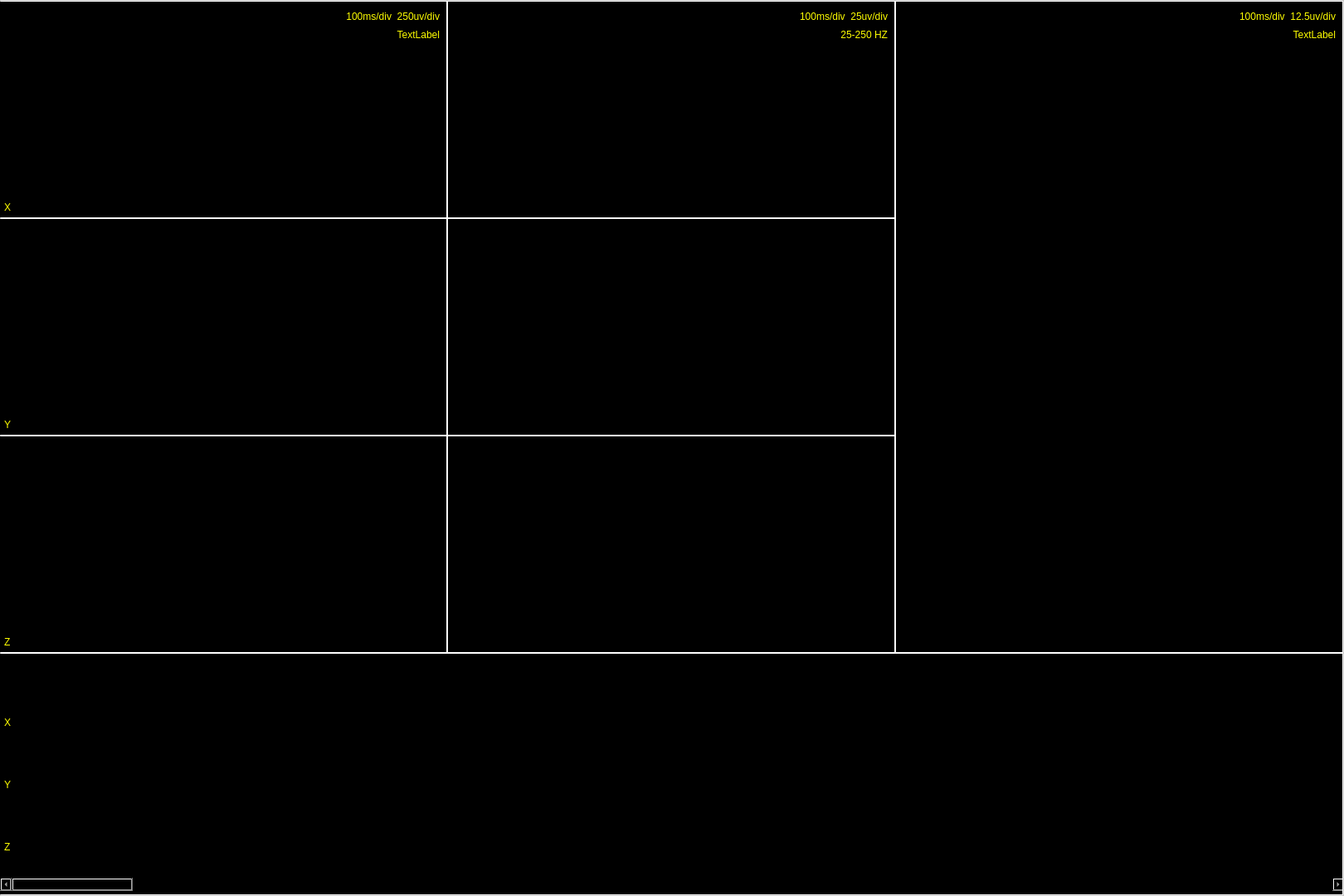
  <widget class="QFrame" name="frame_right">
   <property name="geometry">
    <rect>
     <x>300</x>
     <y>0</y>
     <width>1620</width>
     <height>1080</height>
    </rect>
   </property>
   <property name="styleSheet">
    <string notr="true">background-color: rgb(255, 255, 255);</string>
   </property>
   <property name="frameShape">
    <enum>QFrame::StyledPanel</enum>
   </property>
   <property name="frameShadow">
    <enum>QFrame::Raised</enum>
   </property>
   <widget class="QCustomPlot" name="imgX" native="true">
    <property name="geometry">
     <rect>
      <x>0</x>
      <y>2</y>
      <width>538</width>
      <height>260</height>
     </rect>
    </property>
    <property name="styleSheet">
     <string notr="true">background-color: rgb(0, 0, 0);
color: rgb(255, 255, 255);</string>
    </property>
    <widget class="QLabel" name="lblShow1">
     <property name="geometry">
      <rect>
       <x>409</x>
       <y>30</y>
       <width>121</width>
       <height>20</height>
      </rect>
     </property>
     <property name="styleSheet">
      <string notr="true">color: rgb(255, 255, 0);
background-color: transparent;</string>
     </property>
     <property name="text">
      <string>TextLabel</string>
     </property>
     <property name="alignment">
      <set>Qt::AlignRight|Qt::AlignTrailing|Qt::AlignVCenter</set>
     </property>
    </widget>
    <widget class="QLabel" name="label">
     <property name="geometry">
      <rect>
       <x>5</x>
       <y>240</y>
       <width>16</width>
       <height>16</height>
      </rect>
     </property>
     <property name="styleSheet">
      <string notr="true">color: rgb(255, 255, 0);
background-color: transparent;</string>
     </property>
     <property name="text">
      <string>X</string>
     </property>
    </widget>
    <widget class="QLabel" name="label_2">
     <property name="geometry">
      <rect>
       <x>390</x>
       <y>10</y>
       <width>140</width>
       <height>16</height>
      </rect>
     </property>
     <property name="styleSheet">
      <string notr="true">color: rgb(255, 255, 0);
background-color: transparent;</string>
     </property>
     <property name="text">
      <string>100ms/div  250uv/div</string>
     </property>
     <property name="alignment">
      <set>Qt::AlignRight|Qt::AlignTrailing|Qt::AlignVCenter</set>
     </property>
    </widget>
   </widget>
   <widget class="QCustomPlot" name="imgXF" native="true">
    <property name="geometry">
     <rect>
      <x>540</x>
      <y>2</y>
      <width>538</width>
      <height>260</height>
     </rect>
    </property>
    <property name="styleSheet">
     <string notr="true">background-color: rgb(0, 0, 0);
color: rgb(255, 255, 255);</string>
    </property>
    <widget class="QLabel" name="lblShow2">
     <property name="geometry">
      <rect>
       <x>409</x>
       <y>30</y>
       <width>121</width>
       <height>20</height>
      </rect>
     </property>
     <property name="styleSheet">
      <string notr="true">color: rgb(255, 255, 0);
background-color: transparent;</string>
     </property>
     <property name="text">
      <string>25-250 HZ</string>
     </property>
     <property name="alignment">
      <set>Qt::AlignRight|Qt::AlignTrailing|Qt::AlignVCenter</set>
     </property>
    </widget>
    <widget class="QLabel" name="label_5">
     <property name="geometry">
      <rect>
       <x>390</x>
       <y>10</y>
       <width>140</width>
       <height>16</height>
      </rect>
     </property>
     <property name="styleSheet">
      <string notr="true">color: rgb(255, 255, 0);
background-color: transparent;</string>
     </property>
     <property name="text">
      <string>100ms/div  25uv/div</string>
     </property>
     <property name="alignment">
      <set>Qt::AlignRight|Qt::AlignTrailing|Qt::AlignVCenter</set>
     </property>
    </widget>
   </widget>
   <widget class="QCustomPlot" name="imgSumF" native="true">
    <property name="geometry">
     <rect>
      <x>1080</x>
      <y>2</y>
      <width>538</width>
      <height>784</height>
     </rect>
    </property>
    <property name="styleSheet">
     <string notr="true">background-color: rgb(0, 0, 0);
color: rgb(255, 255, 255);</string>
    </property>
    <widget class="QLabel" name="lblShow3">
     <property name="geometry">
      <rect>
       <x>409</x>
       <y>30</y>
       <width>121</width>
       <height>20</height>
      </rect>
     </property>
     <property name="styleSheet">
      <string notr="true">color: rgb(255, 255, 0);
background-color: transparent;</string>
     </property>
     <property name="text">
      <string>TextLabel</string>
     </property>
     <property name="alignment">
      <set>Qt::AlignRight|Qt::AlignTrailing|Qt::AlignVCenter</set>
     </property>
    </widget>
    <widget class="QLabel" name="label_6">
     <property name="geometry">
      <rect>
       <x>390</x>
       <y>10</y>
       <width>140</width>
       <height>16</height>
      </rect>
     </property>
     <property name="styleSheet">
      <string notr="true">color: rgb(255, 255, 0);
background-color: transparent;</string>
     </property>
     <property name="text">
      <string>100ms/div  12.5uv/div</string>
     </property>
     <property name="alignment">
      <set>Qt::AlignRight|Qt::AlignTrailing|Qt::AlignVCenter</set>
     </property>
    </widget>
   </widget>
   <widget class="QCustomPlot" name="pbShow" native="true">
    <property name="geometry">
     <rect>
      <x>0</x>
      <y>788</y>
      <width>1618</width>
      <height>290</height>
     </rect>
    </property>
    <property name="styleSheet">
     <string notr="true">background-color: rgb(0, 0, 0);
color: rgb(255, 255, 255);</string>
    </property>
    <widget class="QScrollBar" name="horizontalScrollBar">
     <property name="geometry">
      <rect>
       <x>0</x>
       <y>270</y>
       <width>1620</width>
       <height>16</height>
      </rect>
     </property>
     <property name="orientation">
      <enum>Qt::Horizontal</enum>
     </property>
    </widget>
    <widget class="QLabel" name="label_7">
     <property name="geometry">
      <rect>
       <x>5</x>
       <y>75</y>
       <width>16</width>
       <height>16</height>
      </rect>
     </property>
     <property name="styleSheet">
      <string notr="true">color: rgb(255, 255, 0);
background-color: transparent;</string>
     </property>
     <property name="text">
      <string>X</string>
     </property>
    </widget>
    <widget class="QLabel" name="label_8">
     <property name="geometry">
      <rect>
       <x>5</x>
       <y>150</y>
       <width>16</width>
       <height>16</height>
      </rect>
     </property>
     <property name="styleSheet">
      <string notr="true">color: rgb(255, 255, 0);
background-color: transparent;</string>
     </property>
     <property name="text">
      <string>Y</string>
     </property>
    </widget>
    <widget class="QLabel" name="label_9">
     <property name="geometry">
      <rect>
       <x>5</x>
       <y>225</y>
       <width>16</width>
       <height>16</height>
      </rect>
     </property>
     <property name="styleSheet">
      <string notr="true">color: rgb(255, 255, 0);
background-color: transparent;</string>
     </property>
     <property name="text">
      <string>Z</string>
     </property>
    </widget>
   </widget>
   <widget class="QCustomPlot" name="imgYF" native="true">
    <property name="geometry">
     <rect>
      <x>540</x>
      <y>264</y>
      <width>538</width>
      <height>260</height>
     </rect>
    </property>
    <property name="styleSheet">
     <string notr="true">background-color: rgb(0, 0, 0);
color: rgb(255, 255, 255);</string>
    </property>
   </widget>
   <widget class="QCustomPlot" name="imgY" native="true">
    <property name="geometry">
     <rect>
      <x>0</x>
      <y>264</y>
      <width>538</width>
      <height>260</height>
     </rect>
    </property>
    <property name="styleSheet">
     <string notr="true">background-color: rgb(0, 0, 0);
color: rgb(255, 255, 255);</string>
    </property>
    <widget class="QLabel" name="label_3">
     <property name="geometry">
      <rect>
       <x>5</x>
       <y>240</y>
       <width>16</width>
       <height>16</height>
      </rect>
     </property>
     <property name="styleSheet">
      <string notr="true">color: rgb(255, 255, 0);
background-color: transparent;</string>
     </property>
     <property name="text">
      <string>Y</string>
     </property>
    </widget>
   </widget>
   <widget class="QCustomPlot" name="imgZ" native="true">
    <property name="geometry">
     <rect>
      <x>0</x>
      <y>526</y>
      <width>538</width>
      <height>260</height>
     </rect>
    </property>
    <property name="styleSheet">
     <string notr="true">background-color: rgb(0, 0, 0);
color: rgb(255, 255, 255);</string>
    </property>
    <widget class="QLabel" name="label_4">
     <property name="geometry">
      <rect>
       <x>5</x>
       <y>240</y>
       <width>16</width>
       <height>16</height>
      </rect>
     </property>
     <property name="styleSheet">
      <string notr="true">color: rgb(255, 255, 0);
background-color: transparent;</string>
     </property>
     <property name="text">
      <string>Z</string>
     </property>
    </widget>
   </widget>
   <widget class="QCustomPlot" name="imgZF" native="true">
    <property name="geometry">
     <rect>
      <x>540</x>
      <y>526</y>
      <width>538</width>
      <height>260</height>
     </rect>
    </property>
    <property name="styleSheet">
     <string notr="true">background-color: rgb(0, 0, 0);
color: rgb(255, 255, 255);</string>
    </property>
   </widget>
  </widget>
